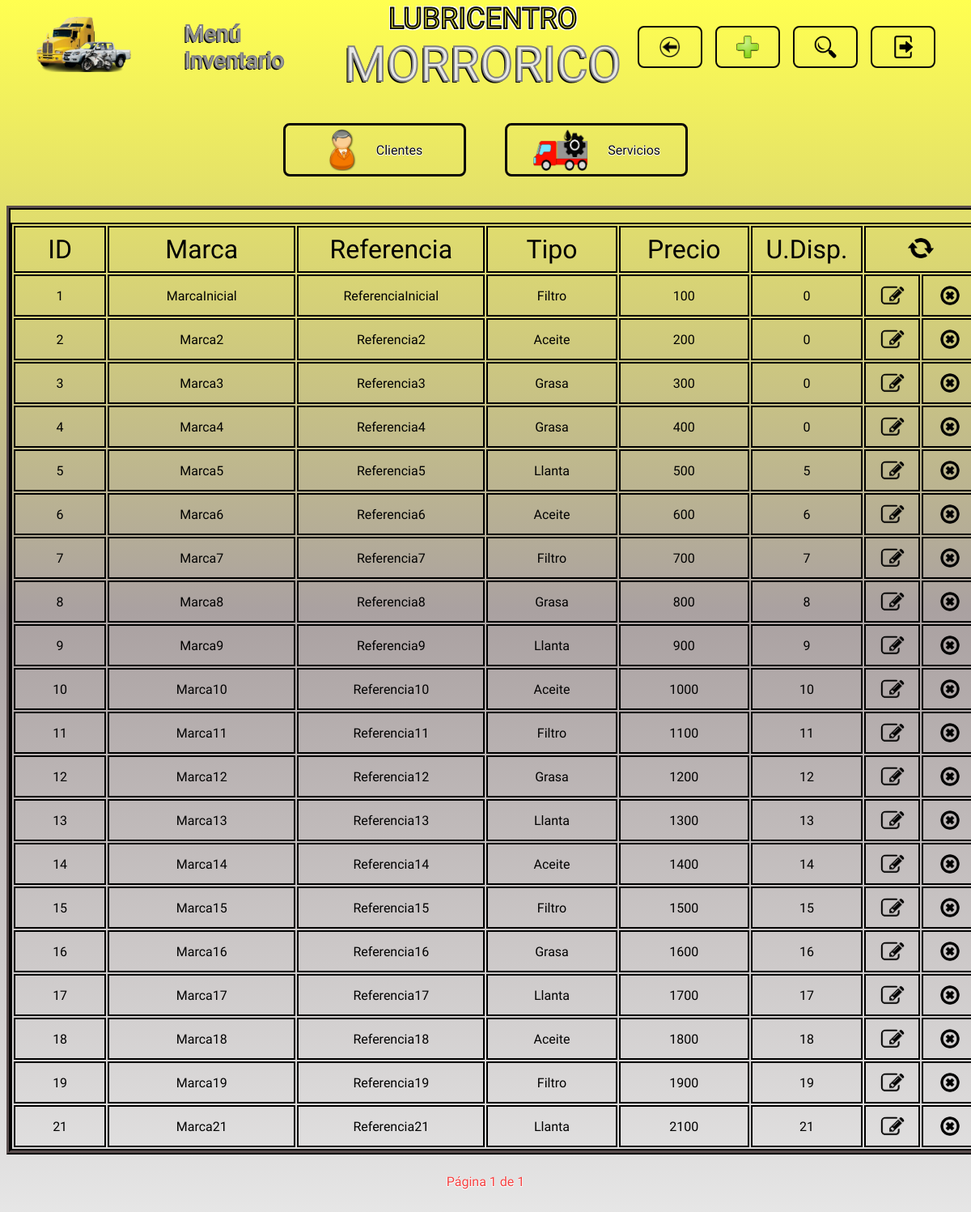
The app's page /inventario/ (signed in), older data.
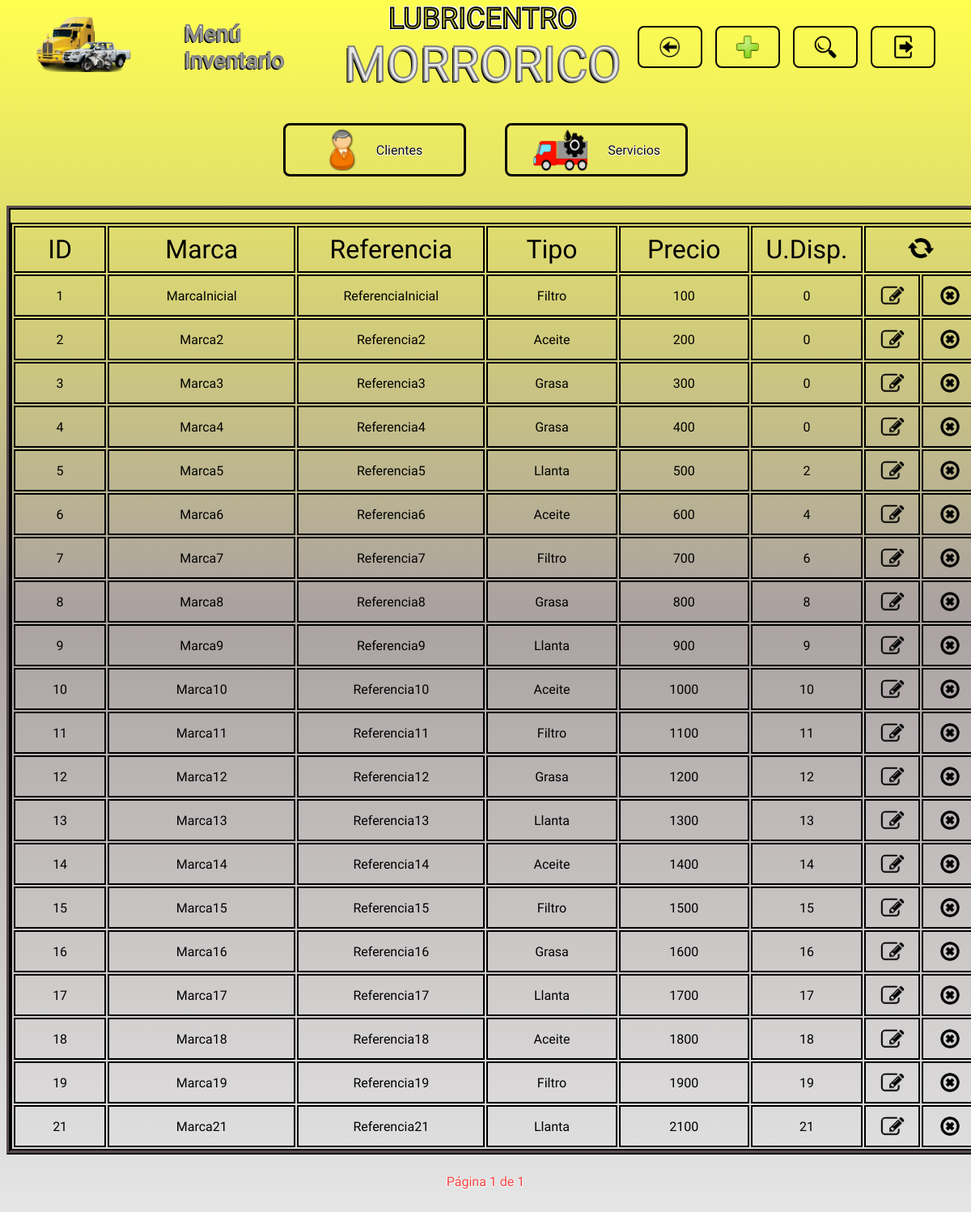
The same page, newer data.
### inventario/models.py (models this page shows)
class Producto(models.Model):
    marca = models.CharField(max_length=60,null=False, blank=False)
    referencia = models.CharField(max_length=40, null=False, blank=False)
    tipo_producto = models.ForeignKey(TipoProducto, on_delete=models.PROTECT)
    precio = models.IntegerField(null=False, blank=False)
    unidades_disponibles = models.IntegerField(null=False, blank=False)

class TipoProducto(models.Model):
    tipo = models.CharField(max_length=40, null=False, blank=False)

### inventario/views.py (the view)
# urls.py: path('inventario/', include('inventario.urls')),
@login_required
def inventario(request, productos=None, registrado=False, eliminado=False, actualizado=False, sin_coincidencias=False, campo=None, buscar=None, name_url="inventario"):
    if productos is None:
        productos = Producto.objects.all()
    paginator = Paginator(productos, 20)
    numero_pagina = request.GET.get('pagina')
    try:
        pagina = paginator.page(numero_pagina)
    except PageNotAnInteger:
        pagina = paginator.page(1)
    except EmptyPage:
        pagina = paginator.page(paginator.num_pages)
    tipos_productos = TipoProducto.objects.all()
    lista_tipos_productos = list(TipoProducto.objects.values())
    return render(request, 'inventario.html', {
        "registrado": registrado,
        "eliminado": eliminado,
        "actualizado": actualizado,
        "sin_coincidencias": sin_coincidencias,
        "buscar": buscar,
        "campo": campo,
        "pagina": pagina,
        "name_url": name_url,
        "tipos_productos": tipos_productos,
        "lista_tipos_productos": lista_tipos_productos,
    })

### templates/inventario.html (shortened to what this page needs)
{% extends "layouts/base.html" %}
{% load static %}
{% block nombre_seccion %}
<p class="header__titulo letra_blanca">Menú Inventario</p>
{% endblock nombre_seccion %}
{% block boton_volver %}
<li>
    <a href="{% url "menu_opciones" %}" class="header__boton header__volver">
        <img src="{% static "images/logo_volver.png" %}" alt="volver" class="header__logo_boton">
    </a>
</li>
{% endblock boton_volver %}
{% block boton_registrar %}
<li>
    {% include "layouts/partials/boton_registrar.html" %}
</li>
{% endblock boton_registrar %}
{% block boton_buscar %}
<li>
    {% include "layouts/partials/boton_buscar.html" %}
</li>
{% endblock boton_buscar %}
{% block boton_cerrar_sesion %}
    {% include "layouts/partials/boton_cerrar_sesion.html" %}
{% endblock boton_cerrar_sesion %}
{% block cuerpo_seccion %}
<div class="contenedor tabla_registros">
    <table class="tabla_registros__tabla">
        <tr class="celdas_encabezado">
            <th class="celda tabla_registros__celda_id">ID</th>
            <th class="celda tabla_registros__celda_marca">Marca</th>
            <th class="celda tabla_registros__celda_referencia">Referencia</th>
            <th class="celda tabla_registros__celda_tipo">Tipo</th>
            <th class="celda tabla_registros__celda_precio">Precio</th>
            <th class="celda tabla_registros__celda_unidades_disponibles">U.Disp.</th>
            <th colspan="2" class="celda tabla_registros__celda_recargar"><a href="{% url "inventario" %}"><img src="{% static "images/logo_recargar.png" %}" alt="recargar" class="tabla_registros__recargar"></a></th>
        </tr>
        {% for producto in pagina.object_list %}
        <tr class="celdas_datos">
            <td class="celda tabla_registros__celda_id">{{ producto.id }}</td>
            <td class="celda tabla_registros__celda_marca">{{ producto.marca }}</td>
            <td class="celda tabla_registros__celda_referencia">{{ producto.referencia }}</td>
            <td class="celda tabla_registros__celda_tipo">{{ producto.tipo_producto.tipo }}</td>
            <td class="celda tabla_registros__celda_precio">{{ producto.precio }}</td>
            <td class="celda tabla_registros__celda_unidades_disponibles">{{ producto.unidades_disponibles }}</td>
            <td class="celda tabla_registros__celda_editar"><a href="#" data-registro-id={{ producto.id }} data-app-registro="inventario" class="tabla_registros__boton boton_editar"><img src="{% static "images/logo_editar.png" %}" alt="editar" class="tabla_registros__logo_boton tabla_registros__editar"></a></td>
            <td class="celda tabla_registros__celda_eliminar"><a href="#" data-url= {% url "eliminar_producto" producto.id %} data-mensaje= "producto tipo {{ producto.tipo_producto.tipo }} de referencia {{ producto.referencia }} con ID {{ producto.id }}" class="tabla_registros__boton boton_eliminar"><img src="{% static "images/logo_eliminar.png" %}" alt="eliminar" class="tabla_registros__logo_boton tabla_registros__eliminar"></a></td>
        </tr>
        {% endfor %}
    </table>
</div>
{% endblock cuerpo_seccion %}
{% block paginacion %}
{% include "layouts/partials/paginacion.html" %}
{% endblock paginacion %}

Row changes from the older to the newer data that the page shows:
changed Producto "Marca5": unidades_disponibles "5" → "2"
changed Producto "Marca6": unidades_disponibles "6" → "4"
changed Producto "Marca7": unidades_disponibles "7" → "6"
